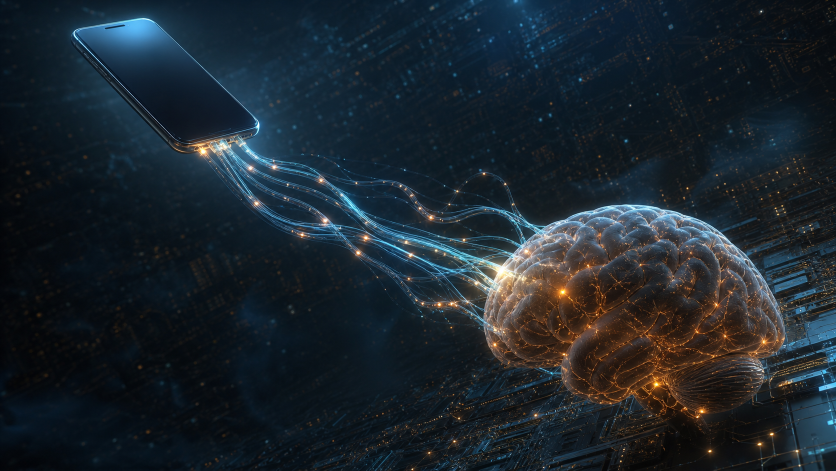
#> input picture tools/onboarding_sources/page1_phone_ai.png, 1672 x 941 px (shown at 1/2 size)
$ python prepare_onboarding_stills.py
#> lines starting #> are read from the running program, lines starting #| are printed output that depends on the picture
from pathlib import Path

from PIL import Image, ImageOps


ROOT = Path(__file__).resolve().parents[1]
SOURCE_DIR = ROOT / "tools" / "onboarding_sources"
OUTPUT_DIR = ROOT / "app" / "src" / "main" / "res" / "drawable-nodpi"
SIZE = (960, 540)

SOURCES = (
    "page1_phone_ai.png",
    "page2_gears.png",
    "page3_bell.png",
    "page4_phone_warded_key.png",
    "page5_keyhole_door.png",
)


def main() -> None:
    OUTPUT_DIR.mkdir(parents=True, exist_ok=True)
    for index, name in enumerate(SOURCES, start=1):
        source = SOURCE_DIR / name
        output = OUTPUT_DIR / f"onboarding_bg_{index}.jpg"
        with Image.open(source) as image:
#> image is the input picture: PIL image 1672x941 RGB; mean R, G, B 27.8, 37.6, 45.3
            prepared = ImageOps.fit(
                image.convert("RGB"),
                SIZE,
                method=Image.Resampling.LANCZOS,
            )
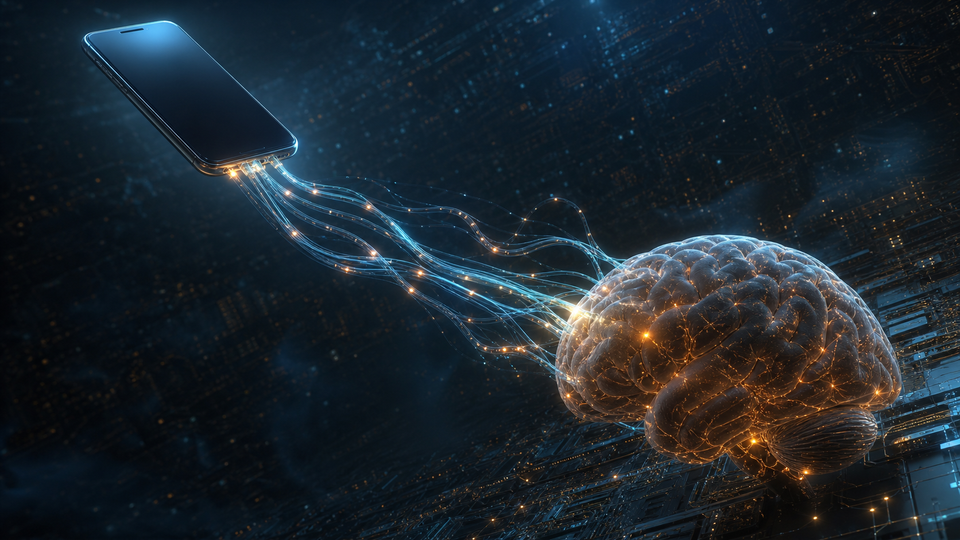
#> prepared: PIL image 960x540 RGB; mean R, G, B 27.8, 37.6, 45.3
            prepared.save(output, "JPEG", quality=92, optimize=True, progressive=True)
        print(f"{source.name} -> {output.relative_to(ROOT)}")
#> pass 2 of the loop in main, `for index, name in enumerate(SOURCES, start=1):`:
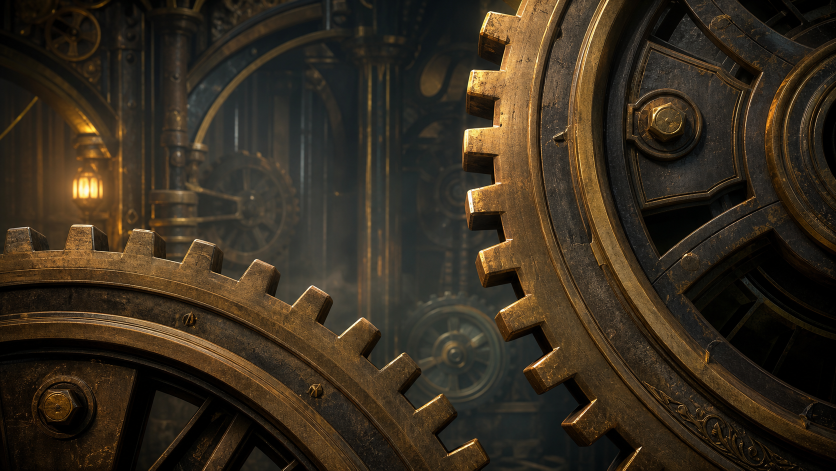
#> input picture tools/onboarding_sources/page2_gears.png, 1672 x 941 px (shown at 1/2 size)
#> in main, image is the input picture: PIL image 1672x941 RGB; mean R, G, B 55, 44.7, 30.5
#> in main, `prepared = ImageOps.fit( image.convert("RGB"), SIZE, method=Image.Resa..`:
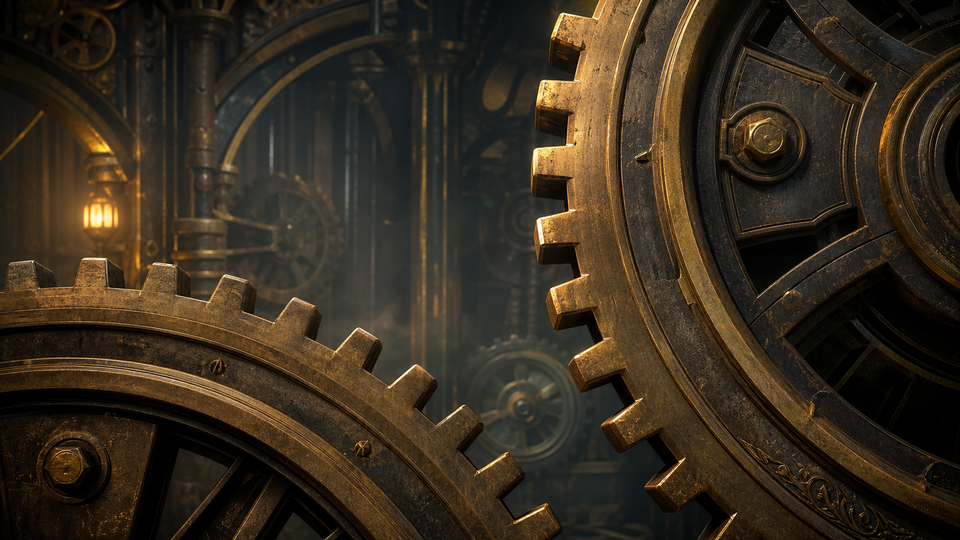
#> prepared: PIL image 960x540 RGB; mean R, G, B 55, 44.7, 30.5
#> pass 3 of the loop in main, `for index, name in enumerate(SOURCES, start=1):`:
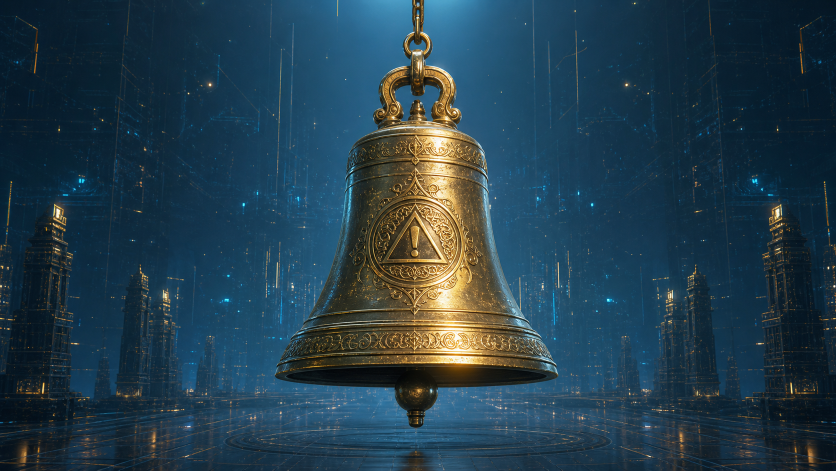
#> input picture tools/onboarding_sources/page3_bell.png, 1672 x 941 px (shown at 1/2 size)
#> in main, image is the input picture: PIL image 1672x941 RGB; mean R, G, B 36.4, 62.2, 76.2
#> in main, `prepared = ImageOps.fit( image.convert("RGB"), SIZE, method=Image.Resa..`:
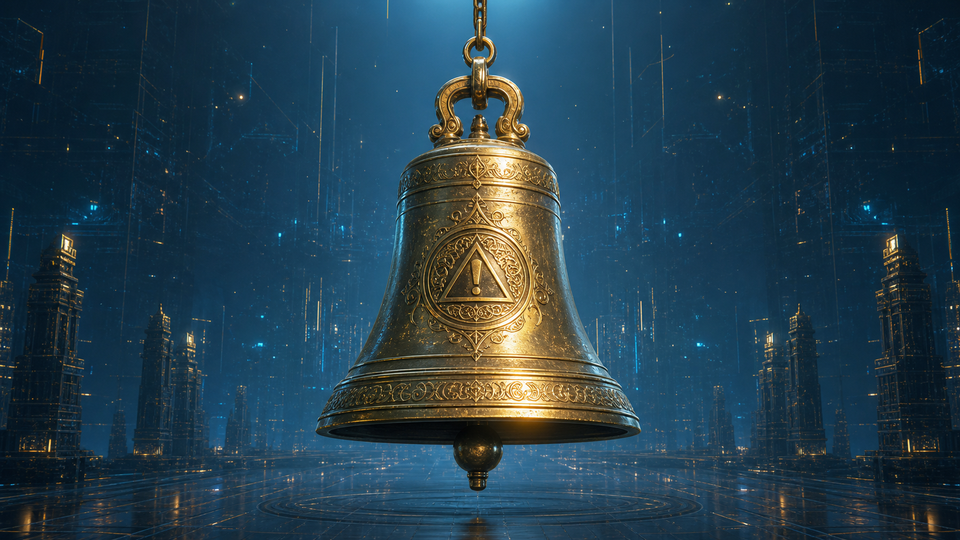
#> prepared: PIL image 960x540 RGB; mean R, G, B 36.4, 62.2, 76.2
#> the loop made 5 passes; the first 3 are shown


if __name__ == "__main__":
    main()
